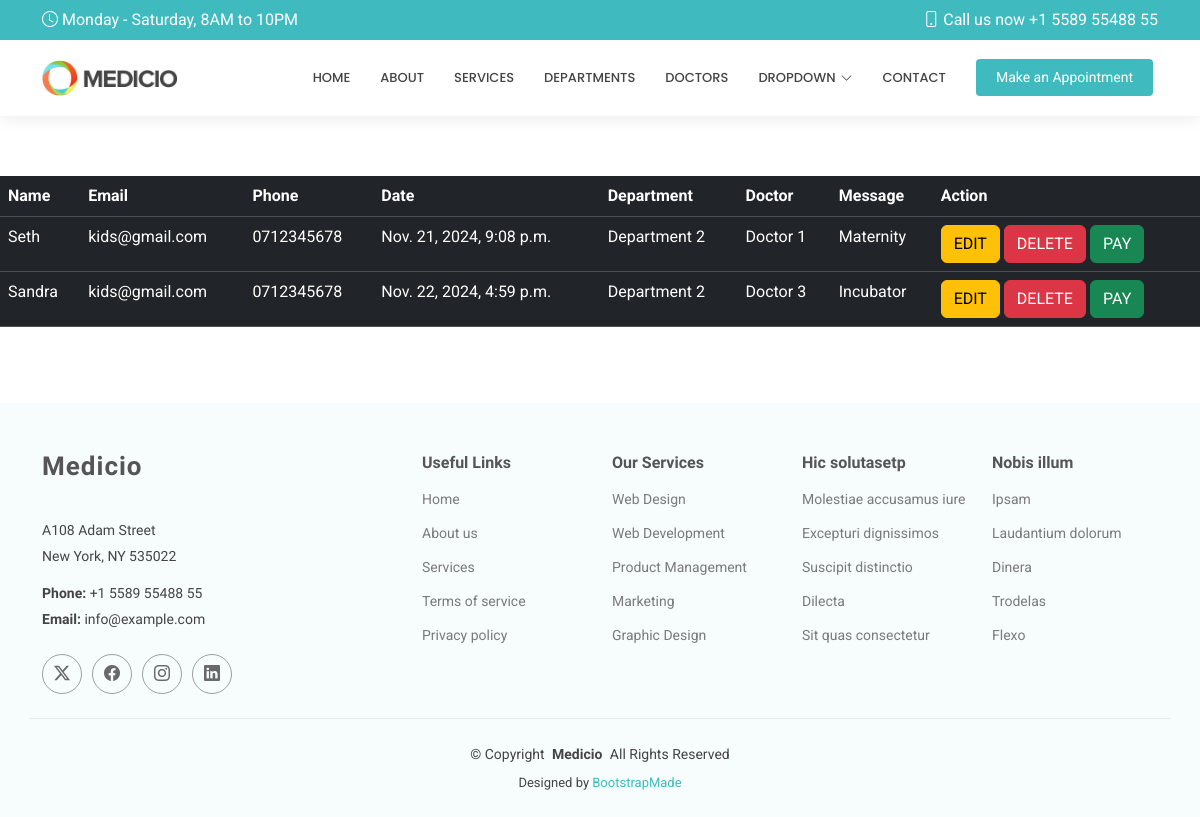
/show/, run on an earlier commit of the app's database.
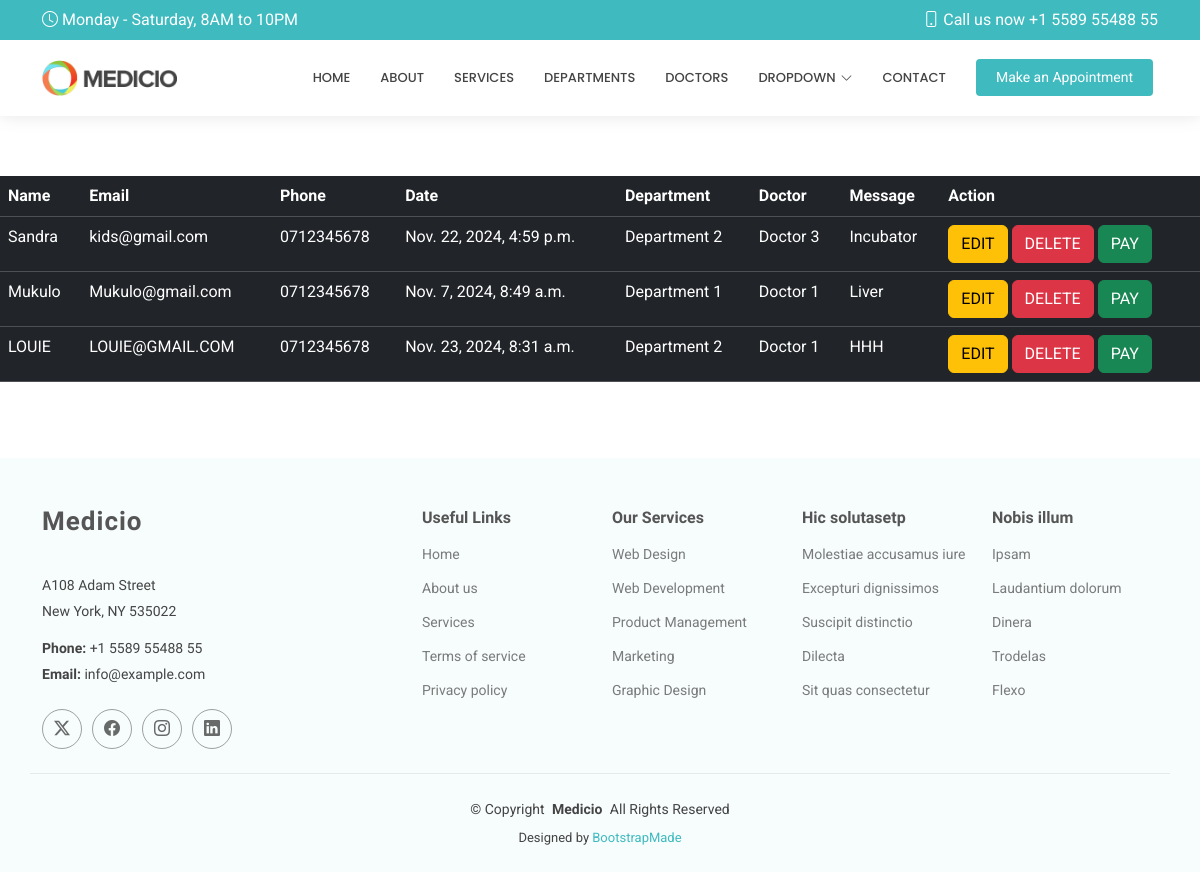
And on a later commit of the database.
### myapp/models.py (models this page shows, shortened)
class Appointment(models.Model):
    name=models.CharField(max_length=50)
    email=models.EmailField()
    phone=models.CharField(max_length=50)
    date=models.DateTimeField()
    department=models.CharField(max_length=50)
    doctor=models.CharField(max_length=50)
    message=models.TextField()

### myapp/views.py (the view)
# urls.py: path('show/',views.show,name='show'),
def show(request):
    allappointments=Appointment.objects.all()
    return render(request, 'show.html', {'appointment':allappointments})

### templates/show.html
{% extends 'starter-page.html' %}
{% load static %}
{% block body %}
    <table class="table table-dark">
    <tr>
        <th>Name</th>
        <th>Email</th>
        <th>Phone</th>
        <th>Date</th>
        <th>Department</th>
        <th>Doctor</th>
        <th>Message</th>
        <th>Action</th>
    </tr>
    {% for x in appointment %}
        <tr>
        <td>{{x.name}}</td>
        <td>{{x.email}}</td>
        <td>{{x.phone}}</td>
        <td>{{x.date}}</td>
        <td>{{x.department}}</td>
        <td>{{x.doctor}}</td>
        <td>{{x.message}}</td>
        <td>
            <a href="/edit/{{ x.id }}"class="btn btn-warning" >EDIT</a>
            <a href="/delete/{{ x.id }}"class="btn btn-danger" >DELETE</a>
            <a href=""class="btn btn-success">PAY</a>
        </td>
        </tr>
    {% endfor %}
    </table>
{% endblock %}

### templates/starter-page.html (shortened to what this page needs)
<!DOCTYPE html>
<html lang="en">
<head>
    {% load static %}
  <link href="{% static 'assets/vendor/bootstrap/css/bootstrap.min.css' %}" rel="stylesheet">
  <link href="{% static 'assets/vendor/bootstrap-icons/bootstrap-icons.css' %}" rel="stylesheet">
  <link href="{% static 'assets/vendor/aos/aos.css' %}" rel="stylesheet">
  <link href="{% static 'assets/vendor/fontawesome-free/css/all.min.css' %}" rel="stylesheet">
  <link href="{% static 'assets/vendor/glightbox/css/glightbox.min.css' %}" rel="stylesheet">
  <link href="{% static 'assets/vendor/swiper/swiper-bundle.min.css' %}" rel="stylesheet">
  <link href="{% static 'assets/css/main.css' %}" rel="stylesheet">
</head>
<body class="starter-page-page">
  <header id="header" class="header sticky-top">
    <div class="topbar d-flex align-items-center">
      <div class="container d-flex justify-content-center justify-content-md-between">
        <div class="d-none d-md-flex align-items-center">
          <i class="bi bi-clock me-1"></i> Monday - Saturday, 8AM to 10PM
        </div>
        <div class="d-flex align-items-center">
          <i class="bi bi-phone me-1"></i> Call us now +1 5589 55488 55
        </div>
      </div>
    </div>
    <div class="branding d-flex align-items-center">
      <div class="container position-relative d-flex align-items-center justify-content-end">
        <a href="index.html" class="logo d-flex align-items-center me-auto">
          <img src="{% static 'assets/img/logo.png' %}" alt="">
        </a>
        <nav id="navmenu" class="navmenu">
          <ul>
            <li><a href="#hero">Home</a></li>
            <li><a href="#about">About</a></li>
            <li><a href="#services">Services</a></li>
            <li><a href="#departments">Departments</a></li>
            <li><a href="#doctors">Doctors</a></li>
            <li class="dropdown"><a href="#"><span>Dropdown</span> <i class="bi bi-chevron-down toggle-dropdown"></i></a>
            </li>
            <li><a href="#contact">Contact</a></li>
          </ul>
        </nav>
        <a class="cta-btn" href="index.html#appointment">Make an Appointment</a>
      </div>
    </div>
  </header>
  <main class="main">
    <section id="starter-section" class="starter-section section">
   {% block body %}
   {% endblock %}
    </section>
  </main>
  <footer id="footer" class="footer light-background">
    <div class="container footer-top">
      <div class="row gy-4">
        <div class="col-lg-4 col-md-6 footer-about">
          <a href="index.html" class="logo d-flex align-items-center">
            <span class="sitename">Medicio</span>
          </a>
          <div class="footer-contact pt-3">
            <p>A108 Adam Street</p>
            <p>New York, NY 535022</p>
            <p class="mt-3"><strong>Phone:</strong> <span>+1 5589 55488 55</span></p>
            <p><strong>Email:</strong> <span>info@example.com</span></p>
          </div>
          <div class="social-links d-flex mt-4">
            <a href=""><i class="bi bi-twitter-x"></i></a>
            <a href=""><i class="bi bi-facebook"></i></a>
            <a href=""><i class="bi bi-instagram"></i></a>
            <a href=""><i class="bi bi-linkedin"></i></a>
          </div>
        </div>
        <div class="col-lg-2 col-md-3 footer-links">
          <h4>Useful Links</h4>
          <ul>
            <li><a href="#">Home</a></li>
            <li><a href="#">About us</a></li>
            <li><a href="#">Services</a></li>
            <li><a href="#">Terms of service</a></li>
            <li><a href="#">Privacy policy</a></li>
          </ul>
        </div>
        <div class="col-lg-2 col-md-3 footer-links">
          <h4>Our Services</h4>
          <ul>
            <li><a href="#">Web Design</a></li>
            <li><a href="#">Web Development</a></li>
            <li><a href="#">Product Management</a></li>
            <li><a href="#">Marketing</a></li>
            <li><a href="#">Graphic Design</a></li>
          </ul>
        </div>
        <div class="col-lg-2 col-md-3 footer-links">
          <h4>Hic solutasetp</h4>
          <ul>
            <li><a href="#">Molestiae accusamus iure</a></li>
            <li><a href="#">Excepturi dignissimos</a></li>
            <li><a href="#">Suscipit distinctio</a></li>
            <li><a href="#">Dilecta</a></li>
            <li><a href="#">Sit quas consectetur</a></li>
          </ul>
        </div>
        <div class="col-lg-2 col-md-3 footer-links">
          <h4>Nobis illum</h4>
          <ul>
            <li><a href="#">Ipsam</a></li>
            <li><a href="#">Laudantium dolorum</a></li>
            <li><a href="#">Dinera</a></li>
            <li><a href="#">Trodelas</a></li>
            <li><a href="#">Flexo</a></li>
          </ul>
        </div>
      </div>
    </div>
    <div class="container copyright text-center mt-4">
      <p>© <span>Copyright</span> <strong class="px-1 sitename">Medicio</strong> <span>All Rights Reserved</span></p>
      <div class="credits">
        Designed by <a href="https://bootstrapmade.com/">BootstrapMade</a>
      </div>
    </div>
  </footer>
</body>
</html>

### static/assets/css/main.css (style rules this page uses)
:root { --default-font: "Roboto", system-ui, -apple-system, "Segoe UI", Roboto, "Helvetica Neue", Arial, "Noto Sans", "Liberation Sans", sans-serif, "Apple Color Emoji", "Segoe UI Emoji", "Segoe UI Symbol", "Noto Color Emoji"; --heading-font: "Raleway", sans-serif; --nav-font: "Poppins", sans-serif; }
:root { --background-color: #ffffff; --default-color: #444444; --heading-color: #555555; --accent-color: #3fbbc0; --surface-color: #ffffff; --contrast-color: #ffffff; }
:root { --nav-color: #444444; --nav-hover-color: #3fbbc0; --nav-mobile-background-color: #ffffff; --nav-dropdown-background-color: #ffffff; --nav-dropdown-color: #444444; --nav-dropdown-hover-color: #3fbbc0; }
.light-background { --background-color: #f7fcfc; --surface-color: #ffffff; }
:root { scroll-behavior: smooth; }
body { color: var(--default-color); background-color: var(--background-color); font-family: var(--default-font); }
a { color: var(--accent-color); text-decoration: none; transition: 0.3s; }
h1, h2, h3, h4, h5, h6 { color: var(--heading-color); font-family: var(--heading-font); }
.header { color: var(--default-color); background-color: var(--background-color); transition: all 0.5s; z-index: 997; box-shadow: 0px 0 18px rgba(0, 0, 0, 0.1); }
.header .topbar { background-color: var(--accent-color); color: var(--contrast-color); height: 40px; padding: 0; transition: all 0.5s; }
.header .branding { min-height: 60px; padding: 10px 0; }
.header .logo { line-height: 1; }
.header .logo img { max-height: 36px; margin-right: 8px; }
.header .cta-btn, .header .cta-btn:focus { color: var(--contrast-color); background: var(--accent-color); font-size: 14px; padding: 8px 20px; margin: 0 5px 0 30px; border-radius: 4px; transition: 0.3s; }
@media (min-width: 1200px) { .navmenu { padding: 0; } }
@media (min-width: 1200px) { .navmenu ul { margin: 0; padding: 0; display: flex; list-style: none; align-items: center; } }
@media (min-width: 1200px) { .navmenu li { position: relative; } }
@media (min-width: 1200px) { .navmenu a, .navmenu a:focus { color: var(--nav-color); padding: 18px 15px; font-size: 13px; font-family: var(--nav-font); font-weight: 500; text-transform: uppercase; display: flex; align-items: center; justify-content: space-between; white-space: nowrap; transition: 0.3s; } }
@media (min-width: 1200px) { .navmenu a i, .navmenu a:focus i { font-size: 12px; line-height: 0; margin-left: 5px; transition: 0.3s; } }
@media (min-width: 1200px) { .navmenu li:last-child a { padding-right: 0; } }
.footer { color: var(--default-color); background-color: var(--background-color); font-size: 14px; position: relative; }
.footer .footer-top { padding-top: 50px; }
.footer .footer-about .logo { line-height: 1; margin-bottom: 25px; }
.footer .footer-about .logo span { color: var(--heading-color); font-family: var(--heading-font); font-size: 26px; font-weight: 700; letter-spacing: 1px; }
.footer .footer-about p { font-size: 14px; font-family: var(--heading-font); }
.footer .social-links a { display: flex; align-items: center; justify-content: center; width: 40px; height: 40px; border-radius: 50%; border: 1px solid color-mix(in srgb, var(--default-color), transparent 50%); font-size: 16px; color: color-mix(in srgb, var(--default-color), transparent 20%); margin-right: 10px; transition: 0.3s; }
.footer h4 { font-size: 16px; font-weight: bold; position: relative; padding-bottom: 12px; }
.footer .footer-links { margin-bottom: 30px; }
.footer .footer-links ul { list-style: none; padding: 0; margin: 0; }
.footer .footer-links ul li { padding: 10px 0; display: flex; align-items: center; }
.footer .footer-links ul li:first-child { padding-top: 0; }
.footer .footer-links ul a { color: color-mix(in srgb, var(--default-color), transparent 30%); display: inline-block; line-height: 1; }
.footer .footer-contact p { margin-bottom: 5px; }
.footer .copyright { padding: 25px 0; border-top: 1px solid color-mix(in srgb, var(--default-color), transparent 90%); }
.footer .copyright p { margin-bottom: 0; }
.footer .credits { margin-top: 8px; font-size: 13px; }
section, .section { color: var(--default-color); background-color: var(--background-color); padding: 60px 0; scroll-margin-top: 120px; overflow: clip; }

What changed in the data, as far as the page shows it:
removed Appointment: name "Seth", email "kids@gmail.com", phone "0712345678", date "Nov. 21, 2024, 9:08 p.m.", department "Department 2", doctor "Doctor 1", message "Maternity"
added Appointment: name "Mukulo", email "Mukulo@gmail.com", phone "0712345678", date "Nov. 7, 2024, 8:49 a.m.", department "Department 1", doctor "Doctor 1", message "Liver"
added Appointment: name "LOUIE", email "LOUIE@GMAIL.COM", phone "0712345678", date "Nov. 23, 2024, 8:31 a.m.", department "Department 2", doctor "Doctor 1", message "HHH"
